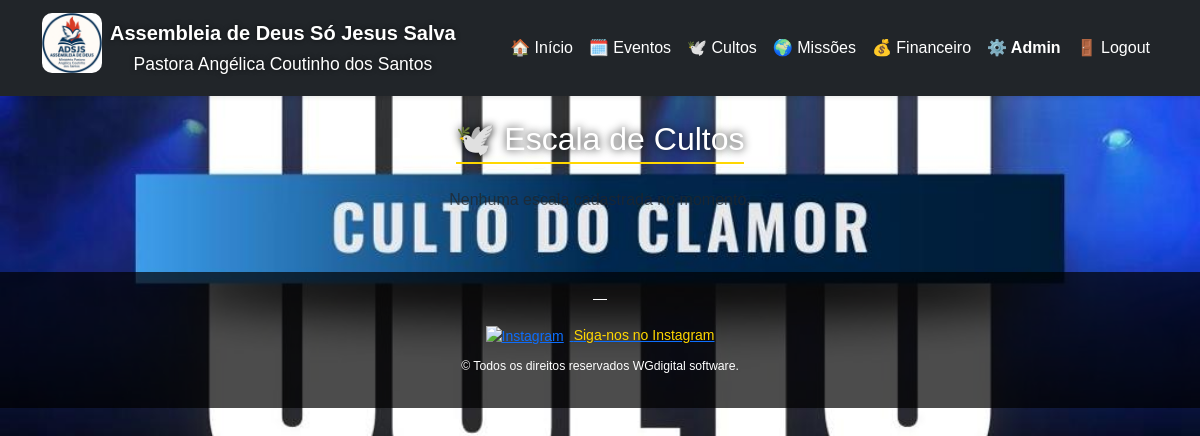
/cultos/ (signed in), run on an earlier commit of the app's database.
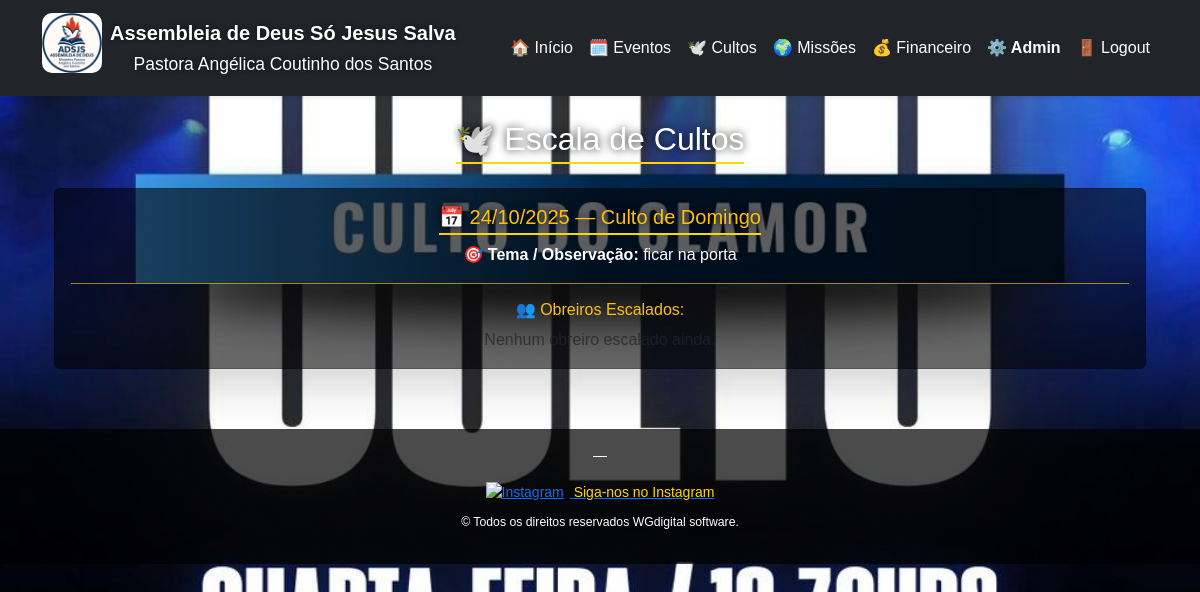
And on a later commit of the database.
### core/models.py (models this page shows, shortened)
class EscalaServico(models.Model):
    culto = models.CharField("Culto", max_length=100, default="Culto de Domingo")
    data = models.DateField("Data do Culto", default=timezone.now)
    tarefa = models.CharField("Função / Tarefa", max_length=150, blank=True, null=True)
    local = models.CharField("Local do Culto", max_length=150, blank=True, null=True)
    obreiros = models.ManyToManyField(Obreiro, verbose_name="Obreiros Escalados", blank=True)
    observacoes = models.TextField("Observações", blank=True, null=True)
    class Meta:
        verbose_name = "Escala de Culto"
        verbose_name_plural = "Escala de Cultos"
        ordering = ["-data"]

### core/views.py (the view)
# urls.py: path("cultos/", views.cultos, name="cultos"),
@login_required
def cultos(request):
    escalas = EscalaServico.objects.prefetch_related("obreiros").all().order_by("-data")
    return render(request, "core/escala_obreiro.html", {"escalas": escalas})

### core/context_processors.py (called while the page is built)
def config(request):
    try:
        return {'config': ConfigPortal.objects.first()}
    except:
        return {'config': None}

### core/templates/core/escala_obreiro.html (shortened to what this page needs)
{% extends "core/base.html" %}
{% block content %}
<div class="container mt-4">
  <h2 class="text-center mb-4">🕊️ Escala de Cultos</h2>
  {% if escalas %}
  {% for escala in escalas %}
  <div class="card shadow-lg mb-4" style="background: rgba(0, 0, 0, 0.6); color: #fff;">
    <div class="card-body">
      <h5 class="card-title text-warning">
        📅 {{ escala.data|date:"d/m/Y" }} — {{ escala.culto }}
      </h5>
      {% if escala.tarefa %}
      <p><strong>🎯 Tema / Observação:</strong> {{ escala.tarefa }}</p>
      {% endif %}
      <hr style="border-color: #ffd700; opacity: 0.6;">
      <h6 class="text-warning">👥 Obreiros Escalados:</h6>
      <ul class="list-unstyled mb-0">
        {% for escala_obreiro in escala.escalaobreiro_set.all %}
          <li style="margin-bottom: 6px;">
            <strong>{{ escala_obreiro.obreiro.nome }}</strong>
            {% if escala_obreiro.obreiro.cargo %}
              — {{ escala_obreiro.obreiro.cargo }}
            {% endif %}
            {% if escala_obreiro.funcao %}
              <span style="color: #ffd700;">({{ escala_obreiro.funcao }})</span>
            {% endif %}
          </li>
        {% empty %}
          <li class="text-muted">Nenhum obreiro escalado ainda.</li>
        {% endfor %}
      </ul>
    </div>
  </div>
  {% endfor %}
  {% else %}
  <p class="text-center text-muted">Nenhuma escala cadastrada no momento.</p>
  {% endif %}
</div>
{% endblock %}

What changed in the data, as far as the page shows it:
added EscalaServico: data "24/10/2025", culto "Culto de Domingo", tarefa "ficar na porta"
Also different on the page:
text no longer shown: "Nenhuma escala cadastrada no momento."
